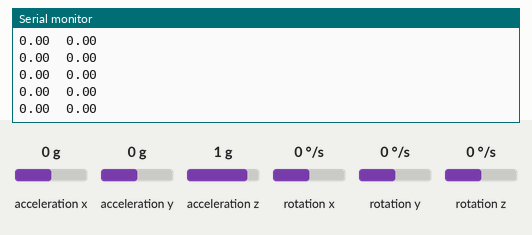
Recording of a sketch running on a simulated Arduino Uno, built with avr-gcc and run on an emulated ATmega328P. Parts: the last lines printed to the serial monitor. The inputs (shaded band) are chosen by the test bench; at power-on: acceleration x 0 g, acceleration y 0 g, acceleration z 1 g, rotation x 0 °/s, rotation y 0 °/s, rotation z 0 °/s.

Above: at 4.2 s.
4.3 s: acceleration x set to -1.4 g
At 5.2 s:
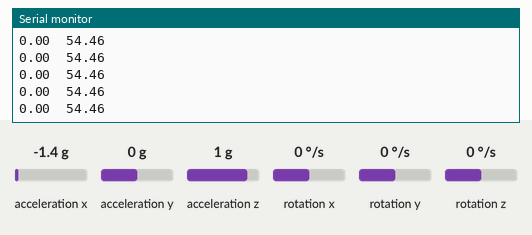
5.8 s: acceleration y set to -1.4 g
At 6.4 s:
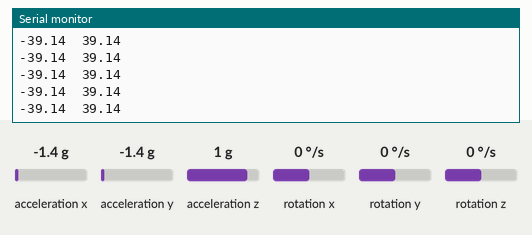
7.3 s: acceleration z set to -1.4 g
At 7.9 s:
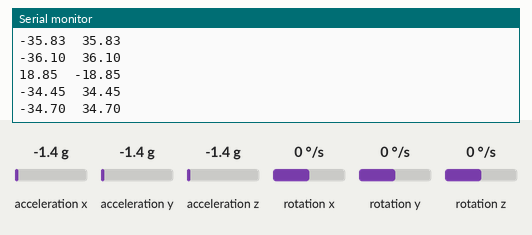
8.8 s: rotation x set to -192 °/s
At 9.8 s:
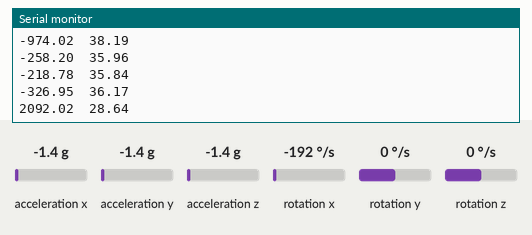
10.3 s: rotation y set to -192 °/s
At 11.0 s:
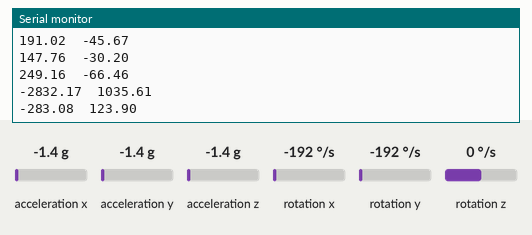
11.8 s: acceleration x set to -0.8 g
At 12.7 s:
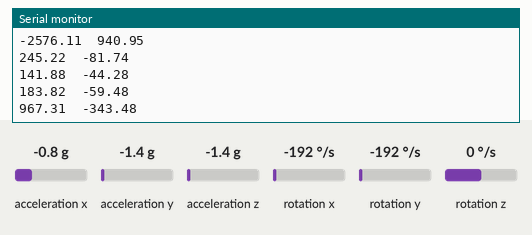
Timing chart, 0 to 14.8 s (numbered marks = the images above; inputs shaded):
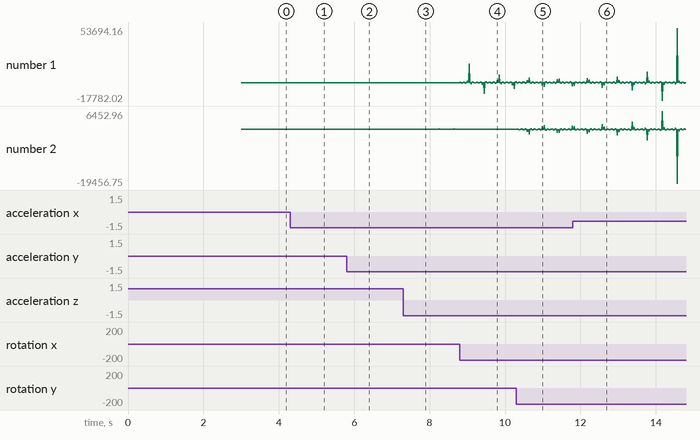

Measured:
- after the input at 4.3 s, the serial monitor: prints a new line at once (image 1)
- after the input at 5.8 s, the serial monitor: prints a new line at once (image 2)
- after the input at 7.3 s, the serial monitor: prints a new line at once (image 3)
- plotted number 1: 0 → -39.14 after the input at 5.8 s, -39.14 → -34.68 after the input at 7.3 s
- plotted number 2: 0 → 54.46 after the input at 4.3 s, 54.46 → 39.14 after the input at 5.8 s, 39.14 → 34.68 after the input at 7.3 s

The sketch:

roll_pitch_imu.ino
```cpp
#include <Wire.h>
#include <MPU6050_tockn.h>
#include <Kalman.h>

MPU6050 mpu6050(Wire);
Kalman kalmanX;
Kalman kalmanY;

double roll, pitch;

void setup() {
  Serial.begin(115200);
  Wire.begin();
  mpu6050.begin();
  mpu6050.calcGyroOffsets(true);
  Serial.print("\n");
  Serial.print("roll");
  Serial.print("\t");
  Serial.println("pitch");
}

void loop() {
  mpu6050.update();

  roll = mpu6050.getAngleX();
  pitch = mpu6050.getAngleY();

  double rollKalman = kalmanX.getAngle(roll, mpu6050.getGyroX(), mpu6050.getAccZ());
  double pitchKalman = kalmanY.getAngle(pitch, mpu6050.getGyroY(), mpu6050.getAccZ());

  Serial.print(rollKalman);
  Serial.print("\t");
  Serial.println(pitchKalman);

  delay(10);
}
```
